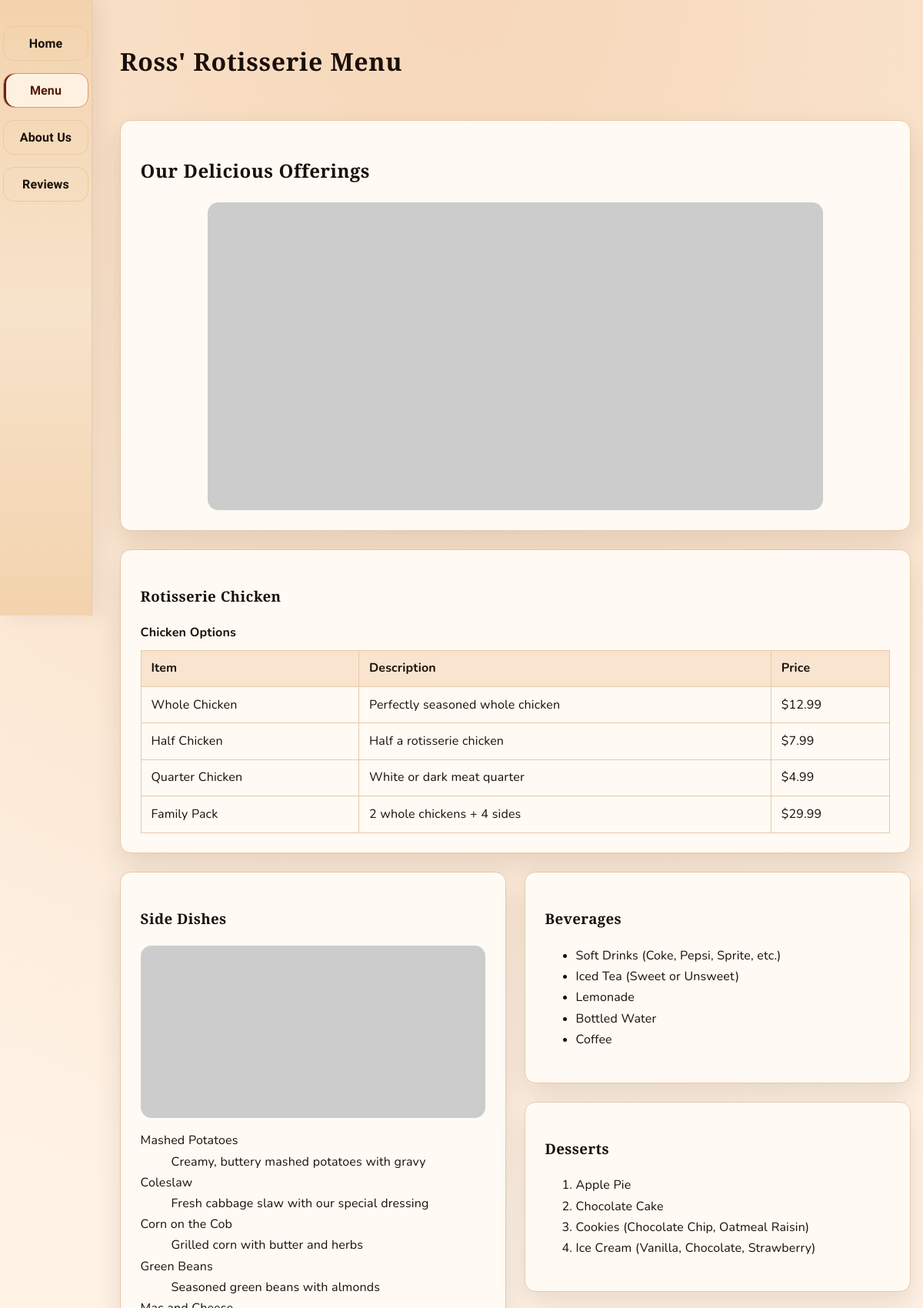
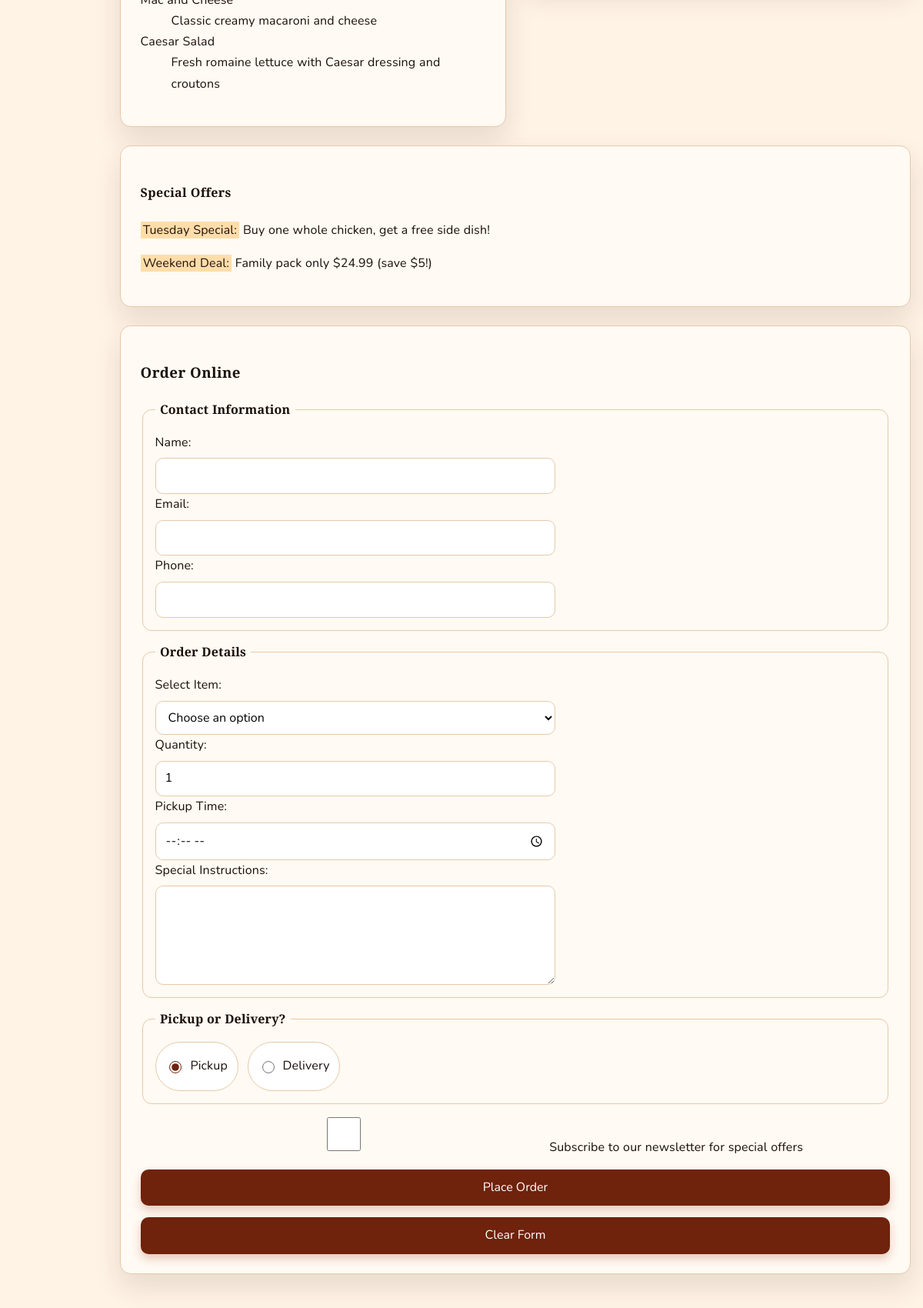
The app's page /menu/ (upper part) with its own data (2 pictures, top to bottom).
### core/models.py (models this page shows, shortened)
class MenuCategory(models.Model):
    DISPLAY_TABLE = "table"
    DISPLAY_DEFINITION = "definition"
    DISPLAY_LIST = "list"
    DISPLAY_CHOICES = [
        (DISPLAY_TABLE, "Table"),
        (DISPLAY_DEFINITION, "Definition list"),
        (DISPLAY_LIST, "List"),
    ]
    name = models.CharField(max_length=120)
    slug = models.SlugField(unique=True)
    description = models.TextField(blank=True)
    image_url = models.URLField(blank=True)
    display_style = models.CharField(
        max_length=20, choices=DISPLAY_CHOICES, default=DISPLAY_LIST
    )
    ordered_list = models.BooleanField(default=False)
    show_price = models.BooleanField(default=False)
    ordering = models.PositiveSmallIntegerField(default=0)
    is_active = models.BooleanField(default=True)
    class Meta:
        ordering = ["ordering", "name"]

class MenuItem(models.Model):
    category = models.ForeignKey(
        MenuCategory, related_name="items", on_delete=models.CASCADE
    )
    name = models.CharField(max_length=120)
    description = models.TextField(blank=True)
    price = models.DecimalField(max_digits=6, decimal_places=2, blank=True, null=True)
    ordering = models.PositiveSmallIntegerField(default=0)
    is_active = models.BooleanField(default=True)
    class Meta:
        ordering = ["ordering", "name"]

class SpecialOffer(models.Model):
    title = models.CharField(max_length=120)
    details = models.TextField()
    ordering = models.PositiveSmallIntegerField(default=0)
    is_active = models.BooleanField(default=True)
    class Meta:
        ordering = ["ordering", "title"]

### core/views.py (the view)
# urls.py: path("menu/", views.menu, name="menu"),
def menu(request):
    items_qs = MenuItem.objects.filter(is_active=True)
    categories = MenuCategory.objects.filter(is_active=True).prefetch_related(
        Prefetch("items", queryset=items_qs)
    )
    category_map = {category.slug: category for category in categories}
    return render(
        request,
        "menu.html",
        {
            "rotisserie_category": category_map.get("rotisserie"),
            "sides_category": category_map.get("sides"),
            "beverages_category": category_map.get("beverages"),
            "desserts_category": category_map.get("desserts"),
            "special_offers": SpecialOffer.objects.filter(is_active=True),
        },
    )

### templates/menu.html (shortened to what this page needs)
{% extends "base.html" %}
{% block page_heading %}Ross' Rotisserie Menu{% endblock %}
{% block content %}
<section class="card hero">
    <h2>Our Delicious Offerings</h2>
    <img src="https://picsum.photos/800/400?random=2" alt="Variety of rotisserie dishes" width="800" height="400" loading="lazy">
</section>
{% if rotisserie_category %}
    <section class="card full">
        <h3>{{ rotisserie_category.name }}</h3>
        <table>
            {% if rotisserie_category.description %}
                <caption>{{ rotisserie_category.description }}</caption>
            {% endif %}
            <thead>
                <tr>
                    <th>Item</th>
                    <th>Description</th>
                    <th>Price</th>
                </tr>
            </thead>
            <tbody>
                {% for item in rotisserie_category.items.all %}
                    <tr>
                        <td>{{ item.name }}</td>
                        <td>{{ item.description }}</td>
                        <td>{% if item.price %}${{ item.price|floatformat:2 }}{% endif %}</td>
                    </tr>
                {% endfor %}
            </tbody>
        </table>
    </section>
{% endif %}
<div class="split">
    {% if sides_category %}
        <section class="card">
            <h3>{{ sides_category.name }}</h3>
            {% if sides_category.image_url %}
                <img src="{{ sides_category.image_url }}" alt="{{ sides_category.name }}" width="600" height="300" loading="lazy">
            {% endif %}
            <dl>
                {% for item in sides_category.items.all %}
                    <dt>{{ item.name }}</dt>
                    <dd>{{ item.description }}</dd>
                {% endfor %}
            </dl>
        </section>
    {% endif %}
    <div class="stack">
        {% if beverages_category %}
            <section class="card">
                <h3>{{ beverages_category.name }}</h3>
                <ul>
                    {% for item in beverages_category.items.all %}
                        <li>{{ item.name }}</li>
                    {% endfor %}
                </ul>
            </section>
        {% endif %}
        {% if desserts_category %}
            <section class="card">
                <h3>{{ desserts_category.name }}</h3>
                <ol>
                    {% for item in desserts_category.items.all %}
                        <li>{{ item.name }}</li>
                    {% endfor %}
                </ol>
            </section>
        {% endif %}
    </div>
</div>
<aside class="card">
    <h4>Special Offers</h4>
    {% if special_offers %}
        {% for offer in special_offers %}
            <p><mark>{{ offer.title }}:</mark> {{ offer.details }}</p>
        {% endfor %}
    {% else %}
        <p>Check back soon for fresh specials.</p>
    {% endif %}
</aside>
<section class="card full">
    <h3>Order Online</h3>
    <form action="#" method="post">
        <fieldset>
            <legend>Contact Information</legend>
            <div class="form-field">
                <label for="name">Name:</label>
                <input type="text" id="name" name="name" required>
            </div>
            <div class="form-field">
                <label for="email">Email:</label>
                <input type="email" id="email" name="email" required>
            </div>
            <div class="form-field">
                <label for="phone">Phone:</label>
                <input type="tel" id="phone" name="phone">
            </div>
        </fieldset>
        <fieldset>
            <legend>Order Details</legend>
            <div class="form-field">
                <label for="item">Select Item:</label>
                <select id="item" name="item">
                    <option value="">Choose an option</option>
                </select>
            </div>
            <div class="form-field">
                <label for="quantity">Quantity:</label>
                <input type="number" id="quantity" name="quantity" min="1" max="10" value="1">
            </div>
            <div class="form-field">
                <label for="pickup-time">Pickup Time:</label>
                <input type="time" id="pickup-time" name="pickup-time">
            </div>
            <div class="form-field">
                <label for="special-instructions">Special Instructions:</label>
                <textarea id="special-instructions" name="special-instructions" rows="4" cols="50"></textarea>
            </div>
        </fieldset>
        <fieldset class="choice-group">
            <legend>Pickup or Delivery?</legend>
            <div class="form-field">
                <label>
                    <input type="radio" id="pickup" name="order-type" value="pickup" checked>
                    Pickup
                </label>
                <label>
                    <input type="radio" id="delivery" name="order-type" value="delivery">
                    Delivery
                </label>
            </div>
        </fieldset>
        <div class="form-field">
            <label>
                <input type="checkbox" id="newsletter" name="newsletter">
                Subscribe to our newsletter for special offers
            </label>
        </div>
        <button type="submit">Place Order</button>
        <button type="reset">Clear Form</button>
    </form>
</section>
{% endblock %}

### static/styles.css (style rules this page uses)
:root { color-scheme: light; --bg: #fff3e6; --bg-accent: #f6d7b9; --text: #1a0f0a; --accent: #6f220c; --accent-dark: #551806; --muted: #5a3f31; --card: #fffaf3; --border: #e7c9aa; --radius: 14px; --max-width: 1100px; --nav-width: 120px; --shadow: 0 16px 35px rgba(60, 33, 20, 0.12); --font-body: "Nunito", "Segoe UI", "Helvetica Neue", Arial, sans-serif; --font-heading: "Bree Serif", "Georgia", "Times New Roman", serif; --font-accent: "Kalam", "Trebuchet MS", cursive; }
* { box-sizing: border-box; }
body { margin: 0; font-family: var(--font-body); color: var(--text); background: radial-gradient(circle at top, var(--bg-accent), var(--bg) 45%); line-height: 1.7; font-size: 1rem; letter-spacing: 0.01em; word-spacing: 0.02em; padding-left: calc(var(--nav-width) + 20px); }
img { max-width: 100%; height: auto; border-radius: var(--radius); display: block; margin: 0 auto; }
h1, h2, h3, h4, h5, h6 { font-family: var(--font-heading); letter-spacing: 0.02em; }
main > .card { flex: 1 1 320px; }
main > .hero, main > .full { flex: 1 1 100%; }
.split, .pair { display: flex; flex: 1 1 100%; gap: 1.5rem; align-items: flex-start; flex-wrap: wrap; }
.split > .card, .pair > .card, .split > .stack { flex: 1 1 320px; }
.stack { display: flex; flex-direction: column; gap: 1.5rem; }
.card { background: var(--card); border: 1px solid var(--border); border-radius: var(--radius); padding: 1.6rem; box-shadow: var(--shadow); }
table { width: 100%; border-collapse: collapse; margin-top: 1rem; }
table th, table td { border: 1px solid var(--border); padding: 0.6rem 0.8rem; text-align: left; }
table th { background: #f8e4cf; }
caption { caption-side: top; text-align: left; font-weight: 700; margin-bottom: 0.5rem; }
mark { background: #ffddaa; color: #24120a; padding: 0 0.2rem; }
form input, form select, form textarea, form button { font: inherit; }
form { display: flex; flex-direction: column; gap: 0.9rem; }
.form-field { display: flex; flex-direction: column; gap: 0.4rem; }
fieldset { border: 1px solid var(--border); border-radius: 12px; padding: 1rem; }
legend { font-family: var(--font-heading); font-weight: 700; padding: 0 0.4rem; }
.choice-group .form-field { flex-direction: row; gap: 0.75rem; flex-wrap: wrap; }
.choice-group label { display: inline-flex; align-items: center; gap: 0.5rem; padding: 0.45rem 0.8rem; border: 1px solid var(--border); border-radius: 999px; background: #fff; cursor: pointer; min-height: 40px; }
.choice-group input[type="radio"] { accent-color: var(--accent); width: 1rem; height: 1rem; }
form input, form select, form textarea { width: min(100%, 520px); padding: 0.55rem 0.75rem; border: 1px solid var(--border); border-radius: 10px; background: #fff; min-height: 44px; }
button, input[type="submit"], input[type="reset"] { background: var(--accent); color: #fff; border: none; padding: 0.65rem 1.05rem; border-radius: 10px; cursor: pointer; box-shadow: 0 6px 12px rgba(154, 61, 28, 0.25); min-height: 44px; font-size: 1.2rem; line-height: 1.1; display: inline-flex; align-items: center; justify-content: center; text-align: center; }

### records on screen
MenuCategory: name "Rotisserie Chicken", description "Chicken Options"
MenuItem: name "Whole Chicken", description "Perfectly seasoned whole chicken", price "12.99"
MenuItem: name "Half Chicken", description "Half a rotisserie chicken", price "7.99"
MenuItem: name "Quarter Chicken", description "White or dark meat quarter", price "4.99"
MenuItem: name "Family Pack", description "2 whole chickens + 4 sides", price "29.99"
MenuCategory: name "Side Dishes"
MenuItem: name "Mashed Potatoes", description "Creamy, buttery mashed potatoes with gravy"
MenuItem: name "Coleslaw", description "Fresh cabbage slaw with our special dressing"
MenuItem: name "Corn on the Cob", description "Grilled corn with butter and herbs"
MenuItem: name "Green Beans", description "Seasoned green beans with almonds"
MenuItem: name "Mac and Cheese", description "Classic creamy macaroni and cheese"
MenuItem: name "Caesar Salad", description "Fresh romaine lettuce with Caesar dressing and croutons"
MenuCategory: name "Beverages"
MenuItem: name "Soft Drinks (Coke, Pepsi, Sprite, etc.)"
MenuItem: name "Iced Tea (Sweet or Unsweet)"
MenuItem: name "Lemonade"
MenuItem: name "Bottled Water"
MenuItem: name "Coffee"
MenuCategory: name "Desserts"
MenuItem: name "Apple Pie"
MenuItem: name "Chocolate Cake"
MenuItem: name "Cookies (Chocolate Chip, Oatmeal Raisin)"
MenuItem: name "Ice Cream (Vanilla, Chocolate, Strawberry)"
SpecialOffer: title "Tuesday Special", details "Buy one whole chicken, get a free side dish!"
SpecialOffer: title "Weekend Deal", details "Family pack only $24.99 (save $5!)"
